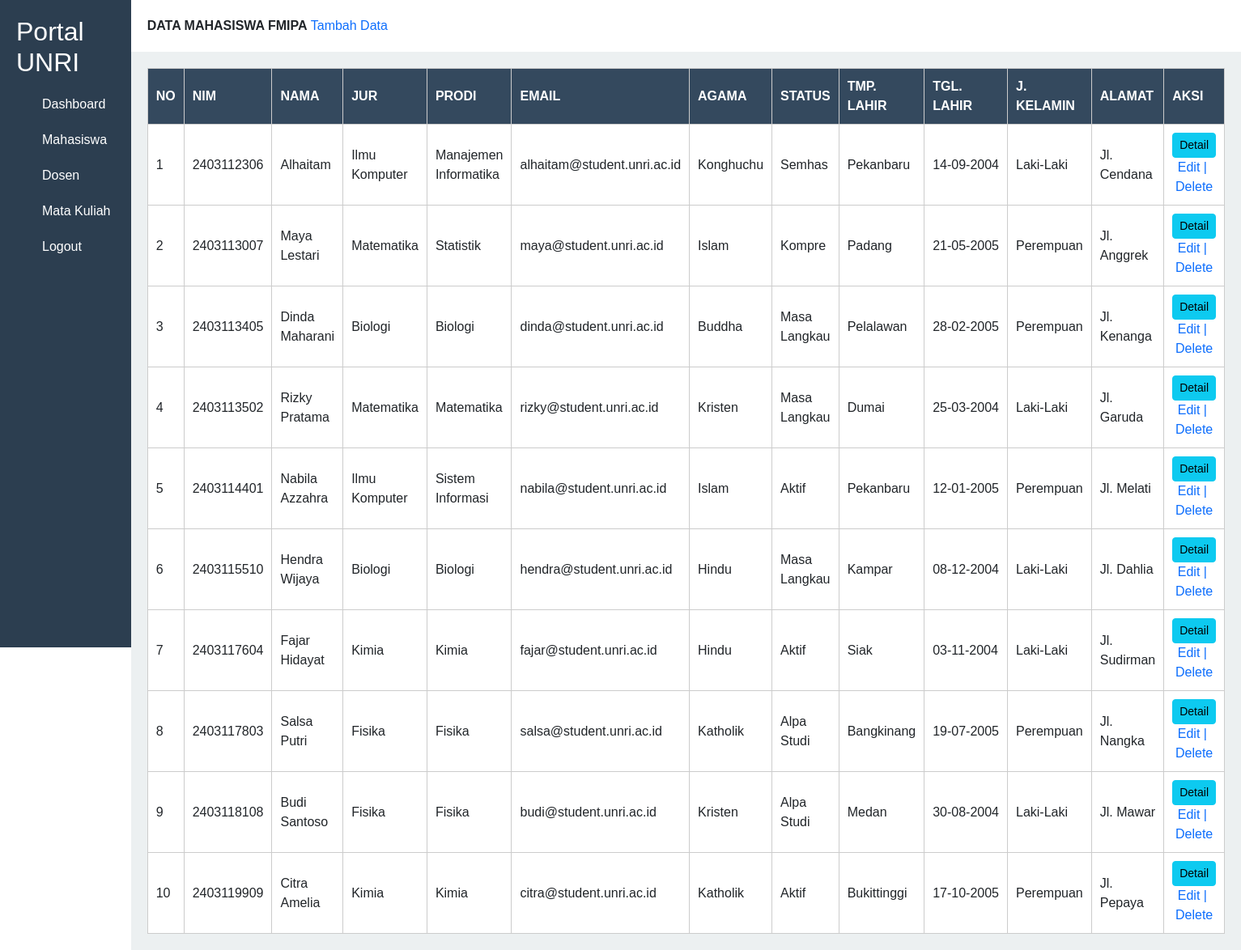
Page /admin/mahasiswa.php (signed in) on the committed database.
### tables this page shows
CREATE TABLE `mahasiswa` (
  `nim` varchar(10) NOT NULL,
  `nama` varchar(40) NOT NULL,
  `jur` int(6) NOT NULL,
  `prodi` int(6) NOT NULL,
  `email` varchar(40) NOT NULL,
  `agama` int(1) NOT NULL,
  `status` int(1) NOT NULL,
  `tmp_lahir` varchar(40) NOT NULL,
  `tgl_lahir` date NOT NULL,
  `jk` int(1) NOT NULL,
  `alamat` varchar(40) NOT NULL,
  `foto` varchar(1000) NOT NULL
);

### admin/mahasiswa.php (the view, shortened to what this page needs)
<?php
include '../config/koneksi.php';
?>
<!DOCTYPE html>
<html>
<head>
    <link href="https://cdn.jsdelivr.net/npm/bootstrap@5.3.7/dist/css/bootstrap.min.css" rel="stylesheet">
</head>
<body>
    <div class="sidebar">
        <h2>Portal UNRI</h2>
        <ul>
            <li><a href="dashboard.php">Dashboard</a></li>
            <li><a href="mahasiswa.php">Mahasiswa</a></li>
            <li><a href="dosen.php">Dosen</a></li>
            <li><a href="matakuliah">Mata Kuliah</a></li>
            <li><a href="../logout.php">Logout</a></li>
        </ul>
    </div>
    <div class="main">
        <div class="header">
            <tr>
                <td colspan="12" style="text-align: center; color: #a5557c;"><b>DATA MAHASISWA FMIPA</b></td>
                <td colspan="10" style="text-align:right;">
                    <a href="form.html" style="text-decoration:none;"> Tambah Data </a>
                </td>
            </tr>
        </div>
        <div class="content">
            <table>
                <tr>
                    <th>NO</th>
                    <th>NIM</th>
                    <th>NAMA</th>
                    <th>JUR</th>
                    <th>PRODI</th>
                    <th>EMAIL</th>
                    <th>AGAMA</th>
                    <th>STATUS</th>
                    <th>TMP. LAHIR</th>
                    <th>TGL. LAHIR</th>
                    <th>J. KELAMIN</th>
                    <th>ALAMAT</th>
                    <th>AKSI</th>
                </tr>
                <?php
                $no = 1;
                $tampil = mysqli_query($conn, "SELECT * FROM mahasiswa");
                foreach ($tampil as $row) {
                    echo "<tr>";
                    echo "<td>$no</td>";
                    echo "<td>" . $row['nim'] . "</td>";
                    echo "<td>" . $row['nama'] . "</td>";
                    if ($row['jur'] == 160301) {
                        echo "<td>Matematika</td>";
                    } else if ($row['jur'] == 160302) {
                        echo "<td>Fisika</td>";
                    } else if ($row['jur'] == 160303) {
                        echo "<td>Kimia</td>";
                    } else if ($row['jur'] == 160304) {
                        echo "<td>Biologi</td>";
                    } else if ($row['jur'] == 160305) {
                        echo "<td>Ilmu Komputer</td>";
                    } else {
                        echo "<td>-</td>";
                    }
                    if ($row['prodi'] == "160311") {
                        echo "<td>Matematika</td>";
                    } else if ($row['prodi'] == "160312") {
                        echo "<td>Statistik</td>";
                    } else if ($row['prodi'] == "160313") {
                        echo "<td>Fisika</td>";
                    } else if ($row['prodi'] == "160314") {
                        echo "<td>Kimia</td>";
                    } else if ($row['prodi'] == "160315") {
                        echo "<td>Biologi</td>";
                    } else if ($row['prodi'] == "160316") {
                        echo "<td>Sistem Informasi</td>";
                    } else if ($row['prodi'] == "160317") {
                        echo "<td>Manajemen Informatika</td>";
                    } else {
                        echo "<td>-</td>";
                    }
                    echo "<td>" . $row['email'] . "</td>";
                    if ($row['agama'] == "1") {
                        echo "<td>Islam</td>";
                    } elseif ($row['agama'] == "2") {
                        echo "<td>Kristen</td>";
                    } elseif ($row['agama'] == "3") {
                        echo "<td>Katholik</td>";
                    } elseif ($row['agama'] == "4") {
                        echo "<td>Hindu</td>";
                    } elseif ($row['agama'] == "5") {
                        echo "<td>Buddha</td>";
                    } elseif ($row['agama'] == "6") {
                        echo "<td>Konghuchu</td>";
                    } else {
                        echo "<td>-</td>";
                    }
                    if ($row['status'] == "1") {
                        echo "<td>Aktif</td>";
                    } elseif ($row['status'] == "2") {
                        echo "<td>Masa Langkau</td>";
                    } elseif ($row['status'] == "3") {
                        echo "<td>Alpa Studi</td>";
                    } elseif ($row['status'] == "4") {
                        echo "<td>Semhas</td>";
                    } elseif ($row['status'] == "5") {
                        echo "<td>Kompre</td>";
                    } elseif ($row['status'] == "6") {
                        echo "<td>Alumni</td>";
                    } else {
                        echo "<td>-</td>";
                    }
                    echo "<td>" . $row['tmp_lahir'] . "</td>";
                    echo "<td>";
                    $tgl = substr($row['tgl_lahir'], 8, 2);
                    $bln = substr($row['tgl_lahir'], 5, 2);
                    $thn = substr($row['tgl_lahir'], 0, 4);
                    echo $tgl . "-" . $bln . "-" . $thn;
                    echo "</td>";
                    if ($row['jk'] == "1") {
                        echo "<td>Laki-Laki</td>";
                    } else {
                        echo "<td>Perempuan</td>";
                    }
                    echo "<td>" . $row['alamat'] . "</td>";
                    ?>
                    <td style="text-align:center;">
                        <button type="button" class="btn btn-info btn-sm" data-bs-toggle="modal"
                            data-bs-target="#detail<?php echo $row['nim']; ?>">
                            Detail
                        </button>
                        <a href="edit.php?nim=<?php echo $row['nim']; ?>"
                            style="text-decoration:none;">Edit&nbsp;|&nbsp;</a>
                        <a href="delete.php?nim=<?php echo $row['nim']; ?>" style="text-decoration:none;"
                            onclick="return confirm('Yakin mau hapus data ini?')"> Delete</a>
                    </td>
                    </tr>
                    <?php
                    $no++;
                }
                ?>
            </table>
        </div>
    </div>
</body>
</html>

### admin/mahasiswa.php (style rules this page uses)
* { margin: 0; padding: 0; box-sizing: border-box; font-family: Arial; }
body { display: flex; }
.sidebar { width: 250px; height: 100vh; background: #2c3e50; color: white; padding: 20px; }
.sidebar ul { list-style: none; }
.sidebar ul li { margin: 20px 0; }
.sidebar ul li a { color: white; text-decoration: none; }
.main { flex: 1; background: #ecf0f1; }
.header { background: white; padding: 20px; }
.content { padding: 20px; }
table { width: 100%; border-collapse: collapse; background: white; }
table th, table td { border: 1px solid #ccc; padding: 10px; }
table th { background: #34495e; color: white; }

### rows in the picture
mahasiswa: nim "2403112306", nama "Alhaitam", jur "Ilmu Komputer", prodi "Manajemen Informatika", email "alhaitam@student.unri.ac.id", agama "Konghuchu", status "Semhas", tmp_lahir "Pekanbaru", tgl_lahir "14", tgl_lahir "09", tgl_lahir "2004", jk "Laki-Laki", alamat "Jl. Cendana"
mahasiswa: nim "2403113007", nama "Maya Lestari", jur "Matematika", prodi "Statistik", email "maya@student.unri.ac.id", agama "Islam", status "Kompre", tmp_lahir "Padang", tgl_lahir "21", tgl_lahir "05", tgl_lahir "2005", jk "Perempuan", alamat "Jl. Anggrek"
mahasiswa: nim "2403113405", nama "Dinda Maharani", jur "Biologi", prodi "Biologi", email "dinda@student.unri.ac.id", agama "Buddha", status "Masa Langkau", tmp_lahir "Pelalawan", tgl_lahir "28", tgl_lahir "02", tgl_lahir "2005", jk "Perempuan", alamat "Jl. Kenanga"
mahasiswa: nim "2403113502", nama "Rizky Pratama", jur "Matematika", prodi "Matematika", email "rizky@student.unri.ac.id", agama "Kristen", status "Masa Langkau", tmp_lahir "Dumai", tgl_lahir "25", tgl_lahir "03", tgl_lahir "2004", jk "Laki-Laki", alamat "Jl. Garuda"
mahasiswa: nim "2403114401", nama "Nabila Azzahra", jur "Ilmu Komputer", prodi "Sistem Informasi", email "nabila@student.unri.ac.id", agama "Islam", status "Aktif", tmp_lahir "Pekanbaru", tgl_lahir "12", tgl_lahir "01", tgl_lahir "2005", jk "Perempuan", alamat "Jl. Melati"
mahasiswa: nim "2403115510", nama "Hendra Wijaya", jur "Biologi", prodi "Biologi", email "hendra@student.unri.ac.id", agama "Hindu", status "Masa Langkau", tmp_lahir "Kampar", tgl_lahir "08", tgl_lahir "12", tgl_lahir "2004", jk "Laki-Laki", alamat "Jl. Dahlia"
mahasiswa: nim "2403117604", nama "Fajar Hidayat", jur "Kimia", prodi "Kimia", email "fajar@student.unri.ac.id", agama "Hindu", status "Aktif", tmp_lahir "Siak", tgl_lahir "03", tgl_lahir "11", tgl_lahir "2004", jk "Laki-Laki", alamat "Jl. Sudirman"
mahasiswa: nim "2403117803", nama "Salsa Putri", jur "Fisika", prodi "Fisika", email "salsa@student.unri.ac.id", agama "Katholik", status "Alpa Studi", tmp_lahir "Bangkinang", tgl_lahir "19", tgl_lahir "07", tgl_lahir "2005", jk "Perempuan", alamat "Jl. Nangka"
mahasiswa: nim "2403118108", nama "Budi Santoso", jur "Fisika", prodi "Fisika", email "budi@student.unri.ac.id", agama "Kristen", status "Alpa Studi", tmp_lahir "Medan", tgl_lahir "30", tgl_lahir "08", tgl_lahir "2004", jk "Laki-Laki", alamat "Jl. Mawar"
mahasiswa: nim "2403119909", nama "Citra Amelia", jur "Kimia", prodi "Kimia", email "citra@student.unri.ac.id", agama "Katholik", status "Aktif", tmp_lahir "Bukittinggi", tgl_lahir "17", tgl_lahir "10", tgl_lahir "2005", jk "Perempuan", alamat "Jl. Pepaya"
